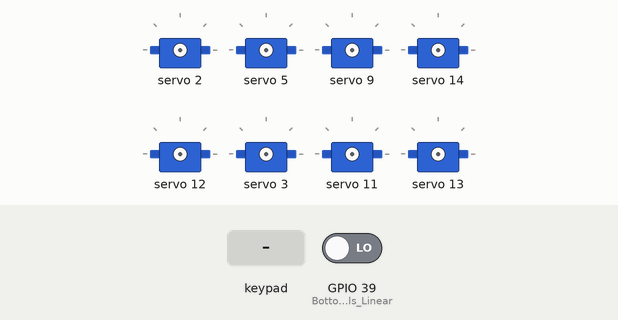
Recording of a sketch running on a simulated ESP32. Parts: 8 × servo. Inputs (shaded band) come from the test bench; at power-on: GPIO 39 (Bottom_Balls_Linear) LOW. What the sketch prints to the serial monitor is not drawn.

Above: at 0.1 s.
At 6.2 s:
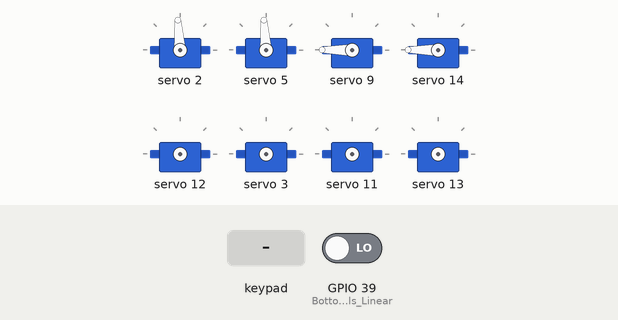
6.3 s: GPIO 39 (Bottom_Balls_Linear) driven HIGH
7.8 s: key 'U' pressed
9.3 s: key 'D' pressed
Timing chart, 0 to 12.3 s (numbered marks = the images above; inputs shaded):
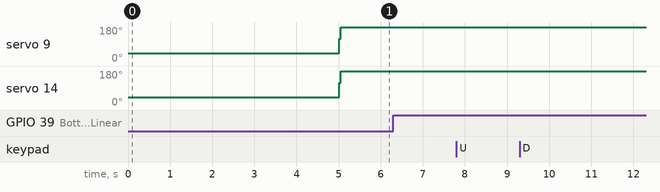

The sketch:

Verson1.ino
```cpp
#include"Servo_Motor.h"
#include"Controller.h"

void setup()
{
  Serial.begin(115200);
  SetupController();
  Setup_Servo_Motor();
}

void loop()
{
  ps2x.read_gamepad(false, Rumble_Motor);
  Control();
}
```

Controller.h
```cpp
#include <PS2X_lib.h>

#define PS2_DAT 12
#define PS2_CMD 13
#define PS2_SEL 15
#define PS2_CLK 14
#define pressures false
#define rumble true

PS2X ps2x;

unsigned long Last_Rumble_Time = 0;
const int Rumble_Time = 500;
int Rumble_Motor = 200;
bool Rumble = true;

unsigned long Last_Update_Time = 0;
const int Update_Interval = 15;
int Speed_Step = 0;
int R_X = 0, L_Y = 0;
int Target_Motor1 = 0, Target_Motor4 = 0;
int Current_Motor1 = 0, Current_Motor4 = 0;

int Speed_State = 1;
int Run_Speed[3] = {0, 1000, 3000};
int Run_Speed_Step[3] = {0, 30, 90};

int Rotate_State = 1;
int Rotate_Speed[3] = {0, 1000, 1500};
int Rotate_Speed_Step[3] = {0, 500, 1250};

int Servo_Balls_State = 0;
int Servo_Current_Balls[3] = {0, 180, 100};

int Servo_Fruits_State = 0;
int Servo_Current_Fruits[3] = {0, 130, 100};

const int Bottom_Fruits_Linear = 2;
const int Top_Fruits_Linear = 32;
const int Bottom_Balls_Linear = 39;
const int Top_Balls_Linear = 36;

int Motor2_Direct = 0;

void SetupController()
{
  Serial.print("Ket noi voi tay cam PS2:");
  int error = -1;
  for (int i = 1; i <= 5; i++){
    error = ps2x.config_gamepad(PS2_CLK, PS2_CMD, PS2_SEL, PS2_DAT, pressures, rumble);
    Serial.print(".");
    delay(1000);
  }
  switch (error){
  case 0:
    Serial.println(" Ket noi tay cam PS2 thanh cong");
    break;
  case 1:
    Serial.println(" LOI: Khong tim thay tay cam, hay kiem tra day ket noi vơi tay cam ");
    break;
  case 2:
    Serial.println(" LOI: khong gui duoc lenh");
    break;
  case 3:
    Serial.println(" LOI: Khong vao duoc Pressures mode ");
    break;
  }
  pinMode(Bottom_Fruits_Linear, INPUT_PULLUP);
  pinMode(Top_Fruits_Linear, INPUT_PULLUP);
  pinMode(Bottom_Balls_Linear, INPUT);
  pinMode(Top_Balls_Linear, INPUT);
  Last_Rumble_Time = millis();
}

void Control()
{
  ///////////////////////////////////////////////////////////////////////////////////////////////////////////////

  if(Rumble == true && millis() - Last_Rumble_Time >= Rumble_Time){
    Last_Rumble_Time = millis();
    Rumble_Motor = 0;
    Rumble = false;
  }

  ///////////////////////////////////////////////////////////////////////////////////////////////////////////////

  if (ps2x.Button(PSB_L1) && digitalRead(Top_Fruits_Linear) != LOW){
    SetServo(SERVO_CHANNEL_1, SERVO_RIGHT);
  }
  else if (ps2x.Button(PSB_L2) && digitalRead(Bottom_Fruits_Linear) != LOW){
    SetServo(SERVO_CHANNEL_1, SERVO_LEFT);
  }
  else{
    SetServo(SERVO_CHANNEL_1, SERVO_STOP);
  }

  if (ps2x.Button(PSB_L1) && digitalRead(Top_Fruits_Linear) == LOW){
    if(Rumble == false){
      Rumble = true;
      Rumble_Motor = 255;
      Last_Rumble_Time = millis();
    }
  }

  if (ps2x.Button(PSB_L2) && digitalRead(Bottom_Fruits_Linear) == LOW){
    if(Rumble == false){
      Rumble = true;
      Rumble_Motor = 255;
      Last_Rumble_Time = millis();
    }
  }

  if (ps2x.ButtonPressed(PSB_PAD_UP)){
    if(Servo_Fruits_State == 2){
      Servo_Fruits_State=0;
    }
    Servo_Fruits_State++;
    SetServo(SERVO_CHANNEL_2, doToPWM(Servo_Current_Fruits[Servo_Fruits_State]));
  }

  ///////////////////////////////////////////////////////////////////////////////////////////////////////////////

  if (ps2x.Button(PSB_PINK)){
    SetServo(SERVO_CHANNEL_4, SERVO_RIGHT);
  }
  else if (ps2x.Button(PSB_RED)){
    SetServo(SERVO_CHANNEL_4, SERVO_LEFT);
  }
  else{
    SetServo(SERVO_CHANNEL_4, SERVO_STOP);
  }

  ///////////////////////////////////////////////////////////////////////////////////////////////////////////////
  if (ps2x.Button(PSB_R1) && digitalRead(Top_Balls_Linear) != LOW){
    delay(10);
    SetMotor3(3300);
    SetMotor2(4000);
    Motor2_Direct = 1;
  }
  else if (ps2x.Button(PSB_R2) && digitalRead(Bottom_Balls_Linear) != LOW){
    delay(10);
    SetMotor3(-800);
    SetMotor2(-4000);
    Motor2_Direct = 2;
  }
  else if (digitalRead(Bottom_Balls_Linear) != LOW){
    SetMotor3(200);
    SetMotor2(0);
    if(Motor2_Direct == 1){
      SetMotor2(-500);
      delay(100);
    }
    else if(Motor2_Direct == 2){
      SetMotor2(500);
      delay(100);
    }
    SetMotor2(0);
    Motor2_Direct = 0;
  }

  if(ps2x.ButtonPressed(PSB_PAD_DOWN)){
    SetMotor2(-3000);
    SetMotor3(-500);
    delay(2000);
    SetMotor3(0);
    SetMotor2(-1000);
    while(true){
      ps2x.read_gamepad(false, Rumble_Motor);
      if(ps2x.ButtonPressed(PSB_START)){
        break;
      }
    }
  }

  if(digitalRead(Bottom_Balls_Linear) == LOW && ps2x.Button(PSB_R1)==false){
    SetMotor3(0);
    SetMotor2(0);
  }

  if (ps2x.Button(PSB_R1) && digitalRead(Top_Balls_Linear) == LOW){
    if(Rumble == false){
      Rumble = true;
      Rumble_Motor = 255;
      Last_Rumble_Time = millis();
    }
  }

  if (ps2x.Button(PSB_R2) && digitalRead(Bottom_Balls_Linear) == LOW){
    if(Rumble == false){
      Rumble = true;
      Rumble_Motor = 255;
      Last_Rumble_Time = millis();
    }
  }

  if (ps2x.ButtonPressed(PSB_GREEN)){
    if(Servo_Balls_State == 2){
      Servo_Balls_State=0;
    }
    Servo_Balls_State++;
    SetServo(SERVO_CHANNEL_3, doToPWM(Servo_Current_Balls[Servo_Balls_State]));
  }

  ///////////////////////////////////////////////////////////////////////////////////////////////////////////////

  if (ps2x.ButtonPressed(PSB_L3)){
    if(Speed_State == 2){
      Speed_State=0;
    }
    Speed_State++;
    if(Rumble == false){
      Rumble = true;
      if (Speed_State == 1){
        Rumble_Motor = 100;
      }
      else if (Speed_State == 2){
        Rumble_Motor = 255;
      }
      Last_Rumble_Time = millis();
    }
  }

  if (ps2x.ButtonPressed(PSB_R3)){
    if(Rotate_State == 2){
      Rotate_State=0;
    }
    Rotate_State++;
    if(Rumble == false){
      Rumble = true;
      if (Rotate_State == 1){
        Rumble_Motor = 100;
      }
      else if (Rotate_State == 2){
        Rumble_Motor = 255;
      }
      Last_Rumble_Time = millis();
    }
  }

  L_Y = 128-ps2x.Analog(PSS_LY);
  R_X = ps2x.Analog(PSS_RX)-127;
  Target_Motor1 = map(L_Y, -127, 128, -Run_Speed[Speed_State], Run_Speed[Speed_State]);
  Target_Motor4 = Target_Motor1;
  Speed_Step = Run_Speed_Step[Speed_State];

  if(R_X < 0){
    Target_Motor1 += Rotate_Speed[Rotate_State];
    Target_Motor4 -= Rotate_Speed[Rotate_State];
    Speed_Step = Rotate_Speed_Step[Rotate_State];
  }
  else if(R_X > 0){
    Target_Motor1 -= Rotate_Speed[Rotate_State];
    Target_Motor4 += Rotate_Speed[Rotate_State];
    Speed_Step = Rotate_Speed_Step[Rotate_State];
  }

  if (millis() - Last_Update_Time >= Update_Interval){
    Last_Update_Time = millis();
    Current_Motor1 = approachSpeed(Current_Motor1, Target_Motor1, Speed_Step);
    Current_Motor4 = approachSpeed(Current_Motor4, Target_Motor4, Speed_Step);
    SetMotor1(Current_Motor1);
    SetMotor4(Current_Motor4);
  }

  ///////////////////////////////////////////////////////////////////////////////////////////////////////////////
}
```

Servo_Motor.h
```cpp
#include <Adafruit_PWMServoDriver.h>
#include <Wire.h>

#define SERVO_CHANNEL_1 2
#define SERVO_CHANNEL_2 3
#define SERVO_CHANNEL_3 4
#define SERVO_CHANNEL_4 5
#define SERVO_LEFT 110
#define SERVO_STOP 310
#define SERVO_RIGHT 510

#define MOTOR_1_CHANNEL_A 8
#define MOTOR_1_CHANNEL_B 9
#define MOTOR_2_CHANNEL_A 10
#define MOTOR_2_CHANNEL_B 11
#define MOTOR_3_CHANNEL_A 12
#define MOTOR_3_CHANNEL_B 13
#define MOTOR_4_CHANNEL_A 14
#define MOTOR_4_CHANNEL_B 15

Adafruit_PWMServoDriver pwm = Adafruit_PWMServoDriver();

void Setup_Servo_Motor()
{
  pwm.begin();
  pwm.setPWMFreq(50);
}

int doToPWM(int angle, int minAngle = 0, int maxAngle = 180, int minPWM = SERVO_LEFT, int maxPWM = SERVO_RIGHT)
{
  if (angle < minAngle) angle = minAngle;
  if (angle > maxAngle) angle = maxAngle;
  int pwm = minPWM + (angle - minAngle) * (maxPWM - minPWM) / (maxAngle - minAngle);
  return pwm;
}

void SetServo(uint8_t channel, uint16_t pulse)
{
  pwm.setPWM(channel, 0, pulse);
}

int approachSpeed(int current, int target, int maxStep)
{
  int diff = target - current;
  int step;
  if ((current > 0 && target < 0) || (current < 0 && target > 0)){
    step = maxStep * 2;
  }
  else{
    step = constrain(abs(diff) / 5, 20, maxStep);
  }
  if (diff > 0){
    current += step;
    if (current > target) current = target;
  }
  else if (diff < 0){
    current -= step;
    if (current < target) current = target;
  }
  return current;
}

void SetMotor1(int speedR1)
{
  if (speedR1 >= 0){
    pwm.setPin(MOTOR_1_CHANNEL_A, speedR1);
    pwm.setPin(MOTOR_1_CHANNEL_B, 0);
  }
  else{
    pwm.setPin(MOTOR_1_CHANNEL_A, 0);
    pwm.setPin(MOTOR_1_CHANNEL_B, abs(speedR1));
  }
}

void SetMotor2(int speedR2)
{
  if (speedR2 >= 0){
    pwm.setPin(MOTOR_2_CHANNEL_A, speedR2);
    pwm.setPin(MOTOR_2_CHANNEL_B, 0);
  }
  else{
    pwm.setPin(MOTOR_2_CHANNEL_A, 0);
    pwm.setPin(MOTOR_2_CHANNEL_B, abs(speedR2));
  }
}

void SetMotor3(int speedR3)
{
  if (speedR3 >= 0){
    pwm.setPin(MOTOR_3_CHANNEL_A, speedR3);
    pwm.setPin(MOTOR_3_CHANNEL_B, 0);
  }
  else{
    pwm.setPin(MOTOR_3_CHANNEL_A, 0);
    pwm.setPin(MOTOR_3_CHANNEL_B, abs(speedR3));
  }
}

void SetMotor4(int speedR4)
{
  if (speedR4 >= 0){
    pwm.setPin(MOTOR_4_CHANNEL_A, speedR4);
    pwm.setPin(MOTOR_4_CHANNEL_B, 0);
  }
  else{
    pwm.setPin(MOTOR_4_CHANNEL_A, 0);
    pwm.setPin(MOTOR_4_CHANNEL_B, abs(speedR4));
  }
}
```
